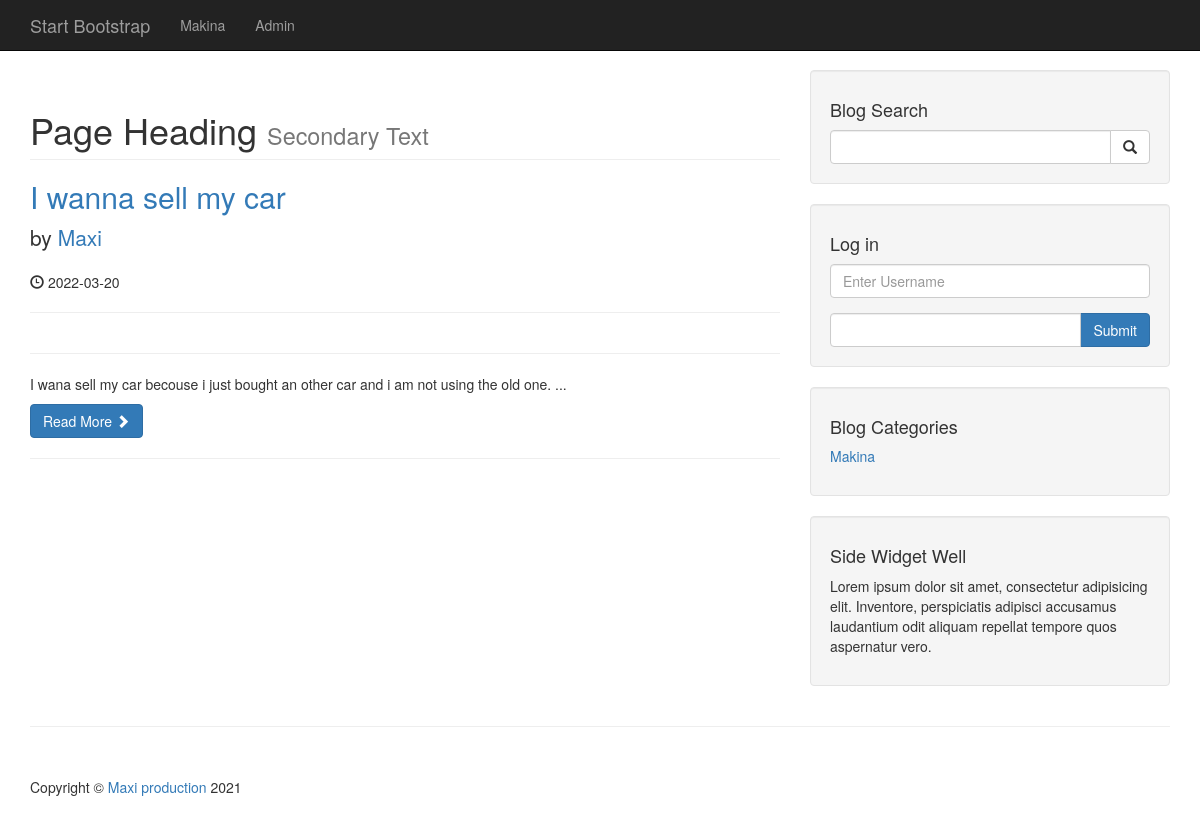
Before: / with the older database file.
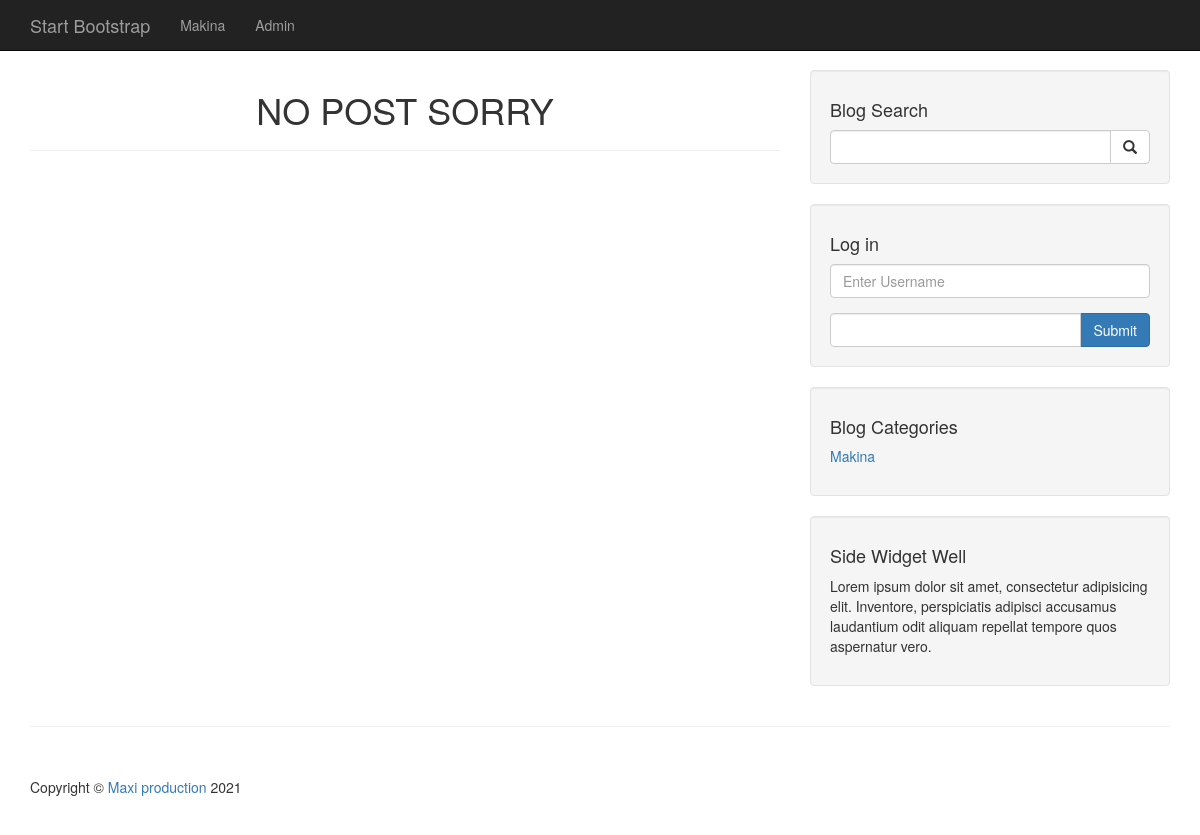
After: the same page with the newer database file.
### tables this page shows
CREATE TABLE `categories` (
  `cat_id` int(4) NOT NULL,
  `cat_title` varchar(255) NOT NULL
);

CREATE TABLE `posts` (
  `post_id` int(4) NOT NULL,
  `post_category_id` int(4) NOT NULL,
  `post_user_id` int(4) NOT NULL,
  `post_title` varchar(255) NOT NULL,
  `post_author` varchar(255) NOT NULL,
  `post_date` date NOT NULL,
  `post_image` text NOT NULL,
  `post_content` text NOT NULL,
  `post_tags` varchar(255) NOT NULL,
  `post_coment_count` int(15) NOT NULL,
  `post_status` varchar(255) NOT NULL DEFAULT 'draft',
  `post_views_count` int(10) NOT NULL
);

### index.php (the view, shortened to what this page needs)
<?php   include "includes/header.php";  ?>
<?php   include "includes/navigation.php";  ?>
<div class="container">
    <div class="row">
        <div class="col-md-8">
            <?php
            $post_status=null;
                $query = "Select * from posts where post_status = 'Published'";
                $result = mysqli_query($connection,$query);
                while($row = mysqli_fetch_assoc($result) ){
                    $post_id = $row['post_id'];
                    $post_title = $row['post_title'];
                    $post_author = $row['post_author'];
                    $post_date = $row['post_date'];
                    $post_content =  substr($row['post_content'], 0 , 100)."...";
                    $post_status = $row['post_status'];
                ?>
            <h1 class="page-header">
                Page Heading
                <small>Secondary Text</small>
            </h1>
            <h2>
                <a href="post.php?p_id=<?php   echo $post_id  ?>">
                <?php   echo $post_title    ?>
                </a>
            </h2>
            <p class="lead">
                by <a href="index.php">
                    <?php   echo $post_author    ?>
                </a>
            </p>
            <p><span class="glyphicon glyphicon-time"></span>
            <?php   echo $post_date    ?>
            </p>
            <hr>
            <hr>
            <p>
            <?php   echo $post_content    ?>
            </p>
            <a class="btn btn-primary" href="post.php?p_id=<?php   echo $post_id  ?>">
                Read More <span class="glyphicon glyphicon-chevron-right"></span>
            </a>
           <?php  }
            if(!$post_status){
                echo "<h1 class='text-center'> NO POST SORRY </h1>";
            }
            ?>
            <hr>
        </div>
        <?PHP   include "includes/sidebar.php";   ?>
    </div>
    <hr>
   <?php    include "includes/footer.php";  ?>

### includes/header.php (shortened to what this page needs)
<!DOCTYPE html>
<html lang="en">
<head>
    <link href="css/bootstrap.min.css" rel="stylesheet">
    <link href="css/blog-home.css" rel="stylesheet">
</head>
<body>

### includes/navigation.php (shortened to what this page needs)
<nav class="navbar navbar-inverse navbar-fixed-top" role="navigation">
        <div class="container">
            <div class="navbar-header">
                <a class="navbar-brand" href="index.php">Start Bootstrap</a>
            </div>
            <div class="collapse navbar-collapse" id="bs-example-navbar-collapse-1">
                <ul class="nav navbar-nav">
                   <?php
                    $query = "Select * from categories";
                    $result = mysqli_query($connection,$query);
                    while($row = mysqli_fetch_assoc($result)){
                        $cat_title = $row['cat_title'];
                        $cat_id = $row['cat_id'];
                        echo "<li><a href='category.php?cat_id=$cat_id'> {$cat_title} </a> </li>";
                    }
                    ?>
                    <li><a href='admin'>Admin</a> </li>
                </ul>
            </div>
        </div>
    </nav>

### includes/sidebar.php
<div class="col-md-4">
    <div class="well">
        <h4>Blog Search</h4>
        <form action="search.php" method="post">
            <div class="input-group">
                <input name="search" type="text" class="form-control">
                <span class="input-group-btn">
                    <button name="submit" class="btn btn-default" type="submit">
                        <span class="glyphicon glyphicon-search"></span>
                    </button>
                </span>
            </div>
        </form>
    </div>
    <div class="well">
        <h4>Log in</h4>
        <form action="includes/login.php" method="post">
            <div class="form-group">
                <input name="username" type="text" class="form-control" placeholder="Enter Username">
            </div>
            <div class="input-group">
                <input name="password" type="password" class="form-control">
                <span class="input-group-btn">
                   <button class="btn btn-primary " name="login" type="submit">
                       Submit
                   </button>
                </span>
            </div>
        </form>
    </div>
    <div class="well">
        <h4>Blog Categories</h4>
        <div class="row">
            <div class="col-lg-12">
                <ul class="list-unstyled">
                    <?php
                                $query = "Select * from categories ";
                                $result = mysqli_query($connection,$query);
                                while($row = mysqli_fetch_assoc($result)){
                                    $cat_title = $row['cat_title'];
                                    $cat_id = $row['cat_id'];
                                    echo "<li><a href='category.php?cat_id=$cat_id'> {$cat_title} </a> </li>";
                                }
                                ?>
                </ul>
            </div>
        </div>
    </div>
    <?php include   "widget.php";   ?>
</div>

### includes/widget.php
<div class="well">
    <h4>Side Widget Well</h4>
    <p>Lorem ipsum dolor sit amet, consectetur adipisicing elit. Inventore, perspiciatis adipisci accusamus laudantium odit aliquam repellat tempore quos aspernatur vero.</p>
</div>

### includes/footer.php (shortened to what this page needs)
 <footer>
            <div class="row">
                <div class="col-lg-12">
                    <p>Copyright &copy; <a href="https://api.whatsapp.com/send?phone=+355+68+534+4136">Maxi production</a> 2021</p>
                </div>
            </div>
        </footer>
    </div>
</body>
</html>

### css/blog-home.css (style rules this page uses)
body { padding-top: 70px; }
footer { margin: 50px 0; }

Changed rows visible on the page:
removed posts: post_title "I wanna sell my car", post_author "Maxi", post_date "2022-03-20", post_content "I wana sell my car becouse i just bought an other car and i am not using the old one. ..."
Other visible differences:
text now shown: "NO POST SORRY"
